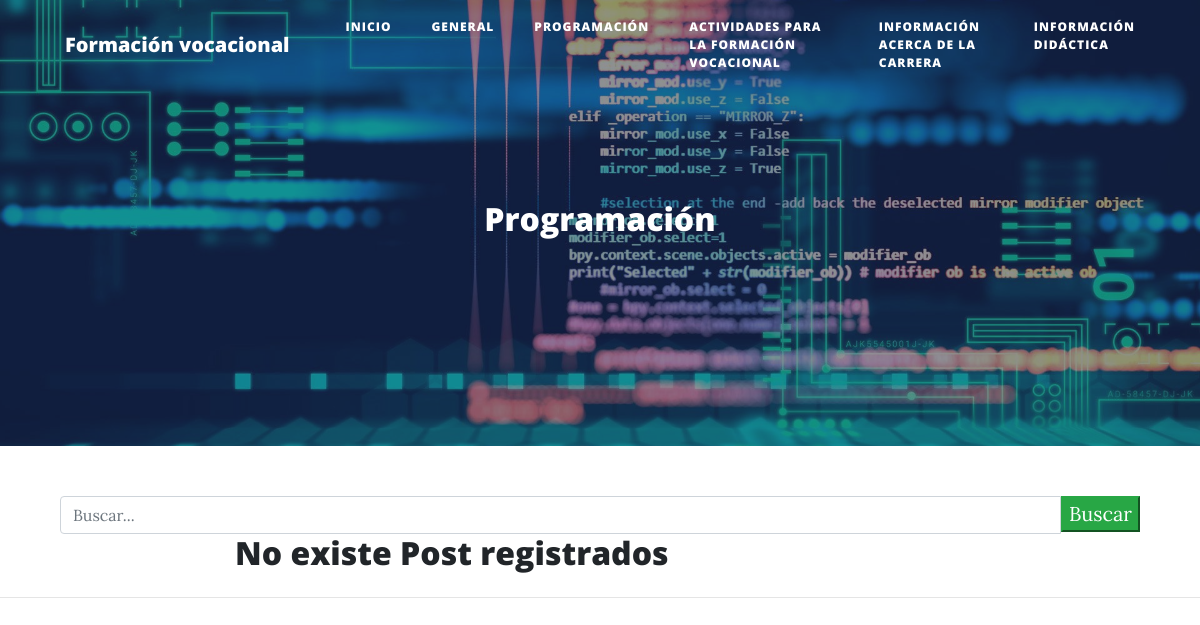
Before: /programacion/ with the older database file.
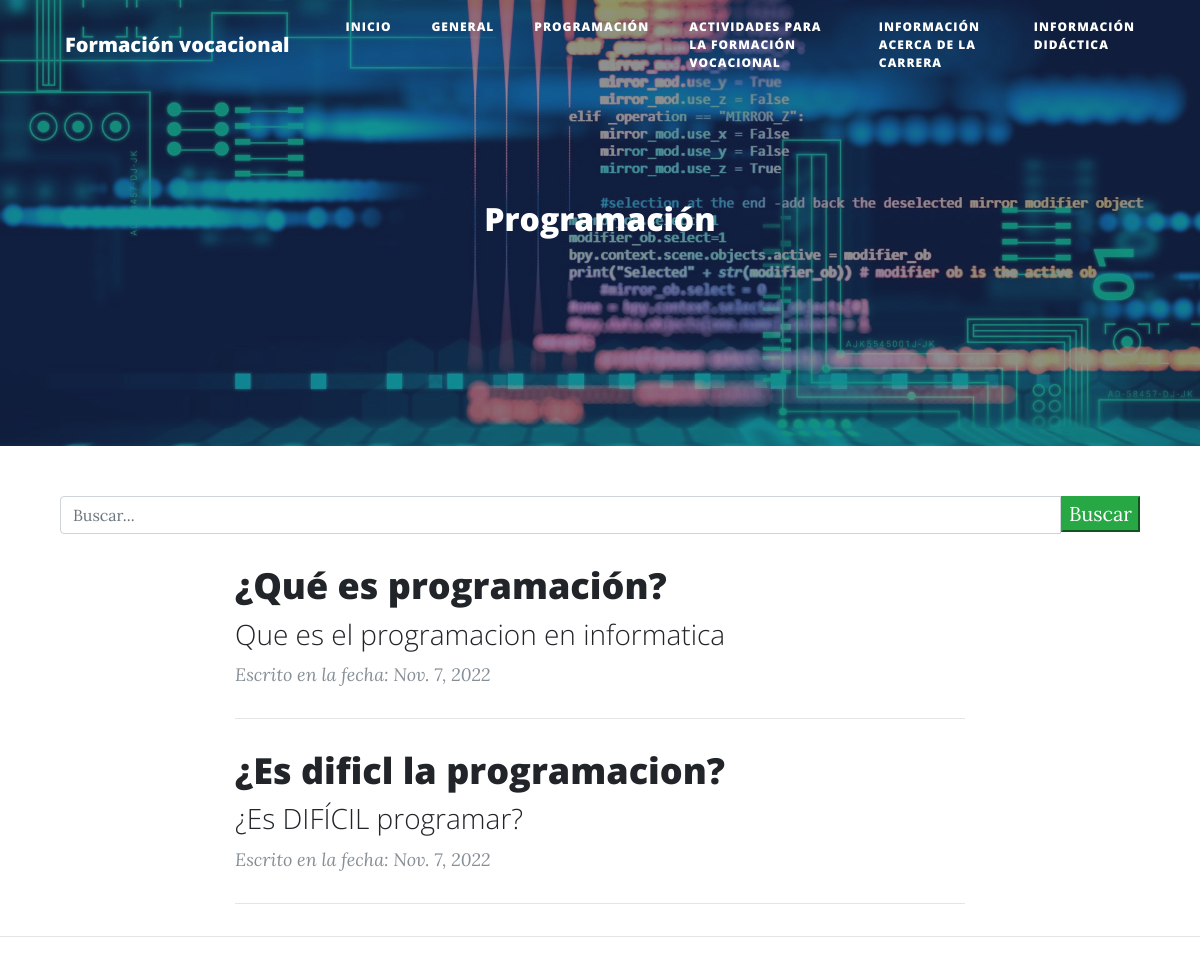
After: the same page with the newer database file.
### aplicaciones/blog/models.py (models this page shows, shortened)
class Post(models.Model):
    id = models.AutoField(primary_key=True)
    titulo = models.CharField(max_length=90, blank=False, null=False, verbose_name='Titulo')
    slug = models.CharField(max_length=100, blank=False, null=False, verbose_name='Slugs')
    descripcion = models.CharField(max_length=100, blank=False, null=False, verbose_name='Descripción')
    contenido = RichTextField(verbose_name='Contenido')
    imagen = models.URLField(max_length=9999999 ,blank=False, null=False)
    autor = models.ForeignKey(Autor, on_delete=models.CASCADE)
    categoria = models.ForeignKey(Categoria, on_delete=models.CASCADE)
    estado = models.BooleanField(default=True ,verbose_name='Publicado/No Publicado')
    fecha_creacion = models.DateField(auto_now=False, auto_now_add=True, verbose_name='Fecha de creación')
    class Meta:
        verbose_name = 'Post'
        verbose_name_plural = 'Posts'

### aplicaciones/blog/views.py (the view)
# urls.py: path('programacion/', programacion, name='programacion'),
def programacion(request):
    posts = Post.objects.filter(
        estado=True,
        categoria=Categoria.objects.get(nombre='Programación'))
    return render(request, 'programacion.html', {'posts': posts})

### Templates/programacion.html (shortened to what this page needs)
{% extends 'index.html' %}
{% load staticfiles %}
{% block imagen %}
    {% static 'img/programacion.jpg' %}
{% endblock imagen %}
{% block titulo_principal %}
    Programación
{% endblock titulo_principal %}

### Templates/index.html (shortened to what this page needs)
{% load staticfiles %}
<!DOCTYPE html>
<html lang="es">
<head>
    <link href="{% static 'vendor/bootstrap/css/bootstrap.min.css' %}" rel="stylesheet">
    <link href="{% static 'vendor/fontawesome-free/css/all.min.css' %}" rel="stylesheet" type="text/css">
    <link href="{% static 'css/clean-blog.min.css' %}" rel="stylesheet">
</head>
<body>
<nav class="navbar navbar-expand-lg navbar-light fixed-top" id="mainNav">
    <div class="container">
        <a class="navbar-brand" href="{% url 'blog:index' %}">Formación vocacional</a>
        <div class="collapse navbar-collapse" id="navbarResponsive">
            <ul class="navbar-nav ml-auto">
                <li class="nav-item">
                    <a class="nav-link" href="{% url 'blog:index' %}">Inicio</a>
                </li>
                <li class="nav-item">
                    <a class="nav-link" href="{% url 'blog:generales' %}">General</a>
                </li>
                <li class="nav-item">
                    <a class="nav-link" href="{% url 'blog:programacion' %}">Programación</a>
                </li>
                <li class="nav-item">
                    <a class="nav-link" href="{% url 'blog:actividades_formacion' %}">Actividades para la Formación Vocacional</a>
                </li>
                <li class="nav-item">
                    <a class="nav-link" href="{% url 'blog:info_carrera' %}">Información acerca de la carrera</a>
                </li>
                <li class="nav-item">
                    <a class="nav-link" href="{% url 'blog:informacion_didactica' %}">Información Didáctica</a>
                </li>
            </ul>
        </div>
    </div>
</nav>
<header class="masthead"
        style="background-image: url({% block imagen %}{% static 'img/home-bg.jpg' %}{% endblock imagen %})">
    <div class="overlay"></div>
    <div class="container">
        <div class="row">
            <div class="col-lg-8 col-md-10 mx-auto">
                <div class="site-heading">
                    <h2>{% block titulo_principal %}Blog de Formación Vocacional{% endblock titulo_principal %}</h2>
                </div>
            </div>
        </div>
    </div>
</header>
{% block barra_busqueda %}
    <div class="container">
        <div class="row">
            <div class="col-md-12 search">
                <form method="get">
                    <div id="custom-search-input">
                        <div class="input-group col-md-12">
                            <input type="text" class="form-control" placeholder="Buscar..." id="name" name="buscar"
                                   value="{{ request.GET.buscar }}">
                            <span class="input-group-list">
                                <button type="submit" class="button btn-success">Buscar</button>
                            </span>
                        </div>
                    </div>
                </form>
            </div>
        </div>
    </div>
{% endblock barra_busqueda %}
<div class="container">
    <div class="row">
        <div class="col-lg-8 col-md-10 mx-auto">
            {% block contenido %}
                {% if posts %}
                    {% for post in posts %}
                        <div class="post-preview">
                            <a href="{% url 'blog:detalle_post' post.slug %}">
                                <h2 class="post-title">
                                    {{ post.titulo }}
                                </h2>
                                <h3 class="post-subtitle">
                                    {{ post.descripcion }}
                                </h3>
                            </a>
                            <p class="post-meta">Escrito en la fecha: {{ post.fecha_creacion }}</p>
                        </div>
                        <hr>
                    {% endfor %}
                {% else %}
                    <h2>No existe Post registrados</h2>
                {% endif %}
            {% endblock contenido %}
        </div>
    </div>
</div>
<hr>
</body>
</html>

Changed rows visible on the page:
added Post: titulo "¿Qué es programación?", descripcion "Que es el programacion en informatica", fecha_creacion "Nov. 7, 2022"
added Post: titulo "¿Es dificl la programacion?", descripcion "¿Es DIFÍCIL programar?", fecha_creacion "Nov. 7, 2022"
Other visible differences:
text no longer shown: "No existe Post registrados"
